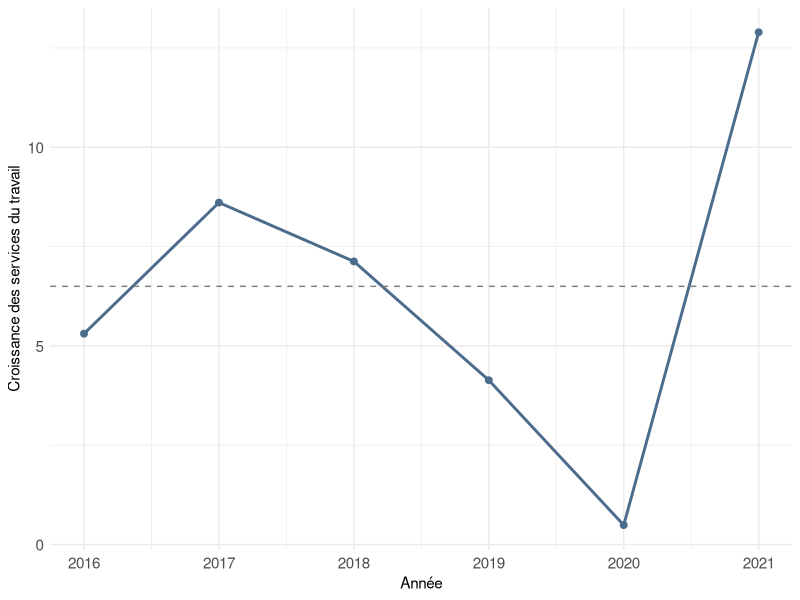

Here is the R script that generated this plot:
# Import des librairies
library(haven)
library(dplyr)
library(readxl)
library(dplyr)
library(ggplot2)
library(scales)
library(RColorBrewer)

# Import de la base
travail <- read_xlsx("Evolution_heure_travail.xlsx", sheet = 4)

# Calcul des heures de travail
travail <- travail %>%
  group_by(annee) %>%
  mutate(weight = wages/sum(wages, na.rm = TRUE)) %>%
  ungroup()

travail <- travail %>%
  arrange(id_branche, annee) %>%
  group_by(id_branche) %>%
  mutate(travail_lag = lag(working_hours),
         weight_lag = lag(weight),
         log = log(working_hours/travail_lag)) %>%
  ungroup()

work_flow <- travail %>%
  group_by(annee) %>%
  summarise(log_croissance_travail = sum(0.5*(weight+weight_lag)*log(working_hours/travail_lag), na.rm = TRUE),
            croissance_travail = exp(log_croissance_travail)-1,
            total_salaires = sum(wages, na.rm = TRUE)) %>%
  filter(annee != 2015)

work_flow_plot <- ggplot(work_flow, aes(x = annee, y = croissance_travail)) +
  geom_line(color = "#4C6C8C", linewidth = 1) +
  geom_point(color = "#4C6C8C", size = 2) +
  geom_hline(yintercept = 0.065, linetype = "dashed", color = "grey50") +
  scale_y_continuous(labels = function(x) x * 100) +
  scale_x_continuous(breaks = unique(work_flow$annee)) +
  labs(
    x = "Année",
    y = "Croissance des services du travail"
  ) +
  theme_minimal(base_size = 11) +
  theme(
    plot.title = element_text(face = "bold"),
    axis.text = element_text(size = 11)
  )
ggsave("results/intrant_travail.png", plot = work_flow_plot, width = 20, height = 12, units = "cm", dpi = 300)


write.csv(work_flow, "intrant_travail_new.csv")
